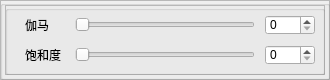
   <widget class="QFrame" name="frame_2">
    <property name="geometry">
     <rect>
      <x>1090</x>
      <y>20</y>
      <width>330</width>
      <height>80</height>
     </rect>
    </property>
    <property name="frameShape">
     <enum>QFrame::StyledPanel</enum>
    </property>
    <property name="frameShadow">
     <enum>QFrame::Raised</enum>
    </property>
    <widget class="QGroupBox" name="groupBox_4">
     <property name="geometry">
      <rect>
       <x>0</x>
       <y>0</y>
       <width>330</width>
       <height>80</height>
      </rect>
     </property>
     <property name="title">
      <string/>
     </property>
     <widget class="QFrame" name="frame_3">
      <property name="geometry">
       <rect>
        <x>5</x>
        <y>5</y>
        <width>320</width>
        <height>70</height>
       </rect>
      </property>
      <property name="frameShape">
       <enum>QFrame::StyledPanel</enum>
      </property>
      <property name="frameShadow">
       <enum>QFrame::Raised</enum>
      </property>
      <widget class="QGroupBox" name="groupBox_5">
       <property name="geometry">
        <rect>
         <x>0</x>
         <y>0</y>
         <width>320</width>
         <height>70</height>
        </rect>
       </property>
       <property name="title">
        <string/>
       </property>
       <widget class="QLabel" name="label">
        <property name="geometry">
         <rect>
          <x>20</x>
          <y>10</y>
          <width>40</width>
          <height>20</height>
         </rect>
        </property>
        <property name="text">
         <string>伽马</string>
        </property>
       </widget>
       <widget class="QSlider" name="gamma_horizontalSlider">
        <property name="geometry">
         <rect>
          <x>70</x>
          <y>10</y>
          <width>180</width>
          <height>20</height>
         </rect>
        </property>
        <property name="orientation">
         <enum>Qt::Horizontal</enum>
        </property>
       </widget>
       <widget class="QSpinBox" name="spinBox_gamma">
        <property name="geometry">
         <rect>
          <x>260</x>
          <y>10</y>
          <width>50</width>
          <height>20</height>
         </rect>
        </property>
       </widget>
       <widget class="QSlider" name="contrast_horizontalSlider">
        <property name="geometry">
         <rect>
          <x>70</x>
          <y>40</y>
          <width>180</width>
          <height>20</height>
         </rect>
        </property>
        <property name="orientation">
         <enum>Qt::Horizontal</enum>
        </property>
       </widget>
       <widget class="QLabel" name="label_2">
        <property name="geometry">
         <rect>
          <x>20</x>
          <y>40</y>
          <width>50</width>
          <height>20</height>
         </rect>
        </property>
        <property name="text">
         <string>饱和度</string>
        </property>
       </widget>
       <widget class="QSpinBox" name="spinBox_contrast">
        <property name="geometry">
         <rect>
          <x>260</x>
          <y>40</y>
          <width>50</width>
          <height>20</height>
         </rect>
        </property>
       </widget>
      </widget>
     </widget>
    </widget>
    <zorder>gvMain</zorder>
    <zorder>groupBox_4</zorder>
    <zorder>groupBox_4</zorder>
   </widget>
